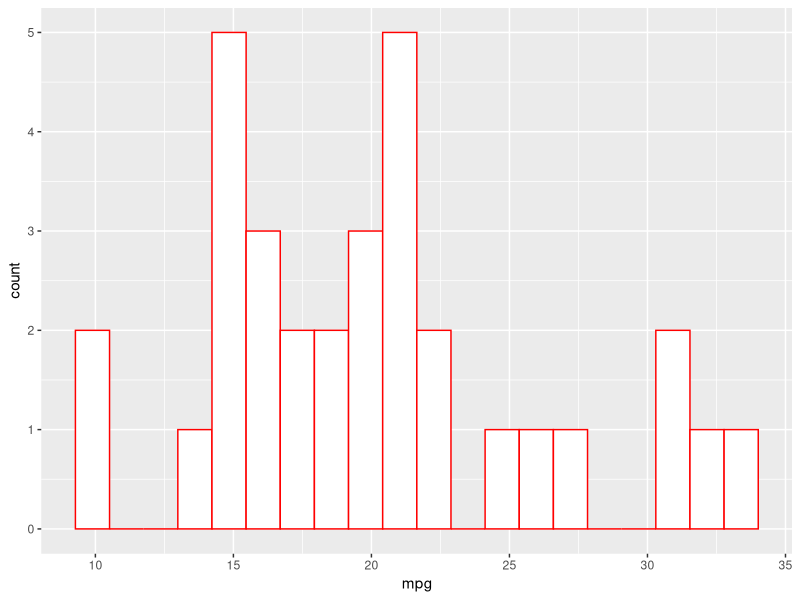

This chart was generated by the following R code:
## ---- chunk 1
knitr::opts_chunk$set(echo = TRUE)
## ---- chunk 2
library(tidyverse)
ggplot(data = mtcars, aes(x = mpg)) +
  geom_histogram(colour = "red", fill = "white", bins = 20)
